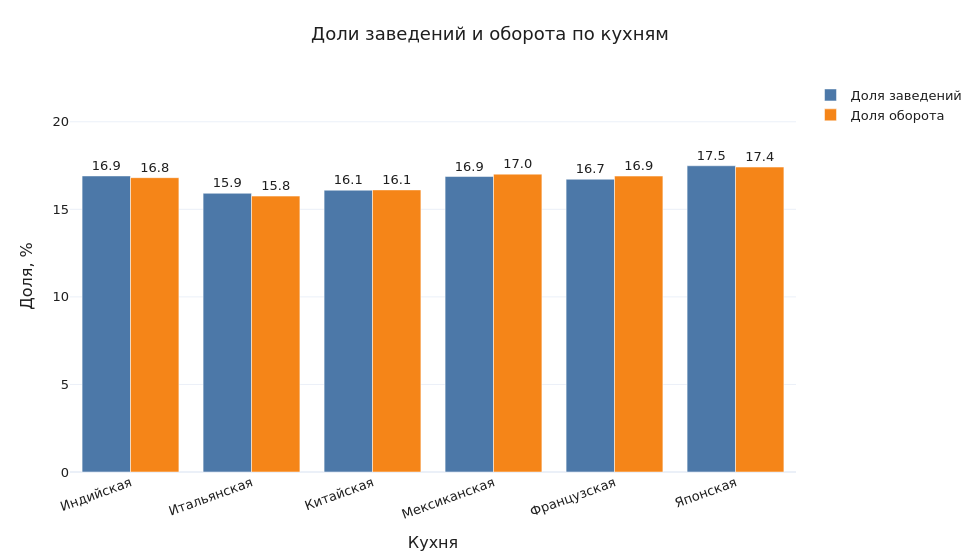

Source (notebook cell):
### Markdown cell above
Чтобы проверить, доминирует ли какая-нибудь кухня по числу заведений или по обороту, считаем две доли на одной оси. Так переносится столбчатое сравнение «число игр и выручка по платформам»: разные абсолютные шкалы не рисуются на одной оси, сравниваются проценты. Оборот — произведение среднего чека и числа заказов.

### Code cell
grouped = base_ru.groupby("Кухня", observed=True)
counts = grouped.size()
turnover_sums = grouped["Оборот"].sum()
share_places = counts / counts.sum() * 100
share_turnover = turnover_sums / turnover_sums.sum() * 100

share_table = pd.DataFrame({
    "Заведений": counts.astype(int),
    "Доля заведений, %": share_places,
    "Оборот": turnover_sums,
    "Доля оборота, %": share_turnover,
})
display(share_table.round(2))
print(
    "Размах долей заведений, п.п.:",
    round(float(share_places.max() - share_places.min()), 2),
)
print(
    "Размах долей оборота, п.п.:",
    round(float(share_turnover.max() - share_turnover.min()), 2),
)

fig = go.Figure()
fig.add_trace(go.Bar(
    x=list(share_places.index.astype(str)),
    y=share_places.to_numpy(),
    name="Доля заведений",
    marker_color="#4C78A8",
    text=[f"{value:.1f}" for value in share_places.to_numpy()],
    textposition="outside",
    customdata=counts.to_numpy(),
    hovertemplate="%{x}<br>Доля заведений: %{y:.1f}%<br>Заведений: %{customdata:.0f}<extra></extra>",
))
fig.add_trace(go.Bar(
    x=list(share_turnover.index.astype(str)),
    y=share_turnover.to_numpy(),
    name="Доля оборота",
    marker_color="#F58518",
    text=[f"{value:.1f}" for value in share_turnover.to_numpy()],
    textposition="outside",
    customdata=turnover_sums.to_numpy(),
    hovertemplate="%{x}<br>Доля оборота: %{y:.1f}%<br>Сумма оборота: %{customdata:.0f}<extra></extra>",
))
apply_layout(fig, "Доли заведений и оборота по кухням", "Кухня", "Доля, %")
ymax = float(max(share_places.max(), share_turnover.max()))
fig.update_layout(barmode="group")
fig.update_yaxes(range=[0, ymax * 1.28])
fig.update_xaxes(categoryorder="array", categoryarray=CUISINE_ORDER, tickangle=-20)
save_plotly(fig, "08-cuisine-shares")

### Figure 1 — Plotly figure (JSON) as saved in the notebook; plotly's stock layout.template omitted (floating-point values rounded to 4 significant figures)
{"data": [{"customdata": [1538, 1448, 1464, 1535, 1521, 1591], "hovertemplate": "%{x}<br>Доля заведений: %{y:.1f}%<br>Заведений: %{customdata:.0f}<extra></extra>", "marker": {"color": "#4C78A8"}, "name": "Доля заведений", "text": ["16.9", "15.9", "16.1", "16.9", "16.7", "17.5"], "textposition": "outside", "type": "bar", "x": ["Индийская", "Итальянская", "Китайская", "Мексиканская", "Французская", "Японская"], "y": [16.91, 15.92, 16.09, 16.87, 16.72, 17.49]}, {"customdata": [6602000.0, 6189000.0, 6328000.0, 6681000.0, 6638000.0, 6840000.0], "hovertemplate": "%{x}<br>Доля оборота: %{y:.1f}%<br>Сумма оборота: %{customdata:.0f}<extra></extra>", "marker": {"color": "#F58518"}, "name": "Доля оборота", "text": ["16.8", "15.8", "16.1", "17.0", "16.9", "17.4"], "textposition": "outside", "type": "bar", "x": ["Индийская", "Итальянская", "Китайская", "Мексиканская", "Французская", "Японская"], "y": [16.81, 15.76, 16.11, 17.01, 16.9, 17.41]}], "layout": {"barmode": "group", "font": {"color": "#1f1f1f", "family": "DejaVu Sans", "size": 13}, "height": 560, "margin": {"b": 80, "l": 70, "r": 40, "t": 80}, "title": {"text": "Доли заведений и оборота по кухням", "x": 0.5, "xanchor": "center"}, "width": 980, "xaxis": {"categoryarray": ["Индийская", "Итальянская", "Китайская", "Мексиканская", "Французская", "Японская"], "categoryorder": "array", "tickangle": -20, "title": {"text": "Кухня"}}, "yaxis": {"range": [0, 22.39], "title": {"text": "Доля, %"}}}}
